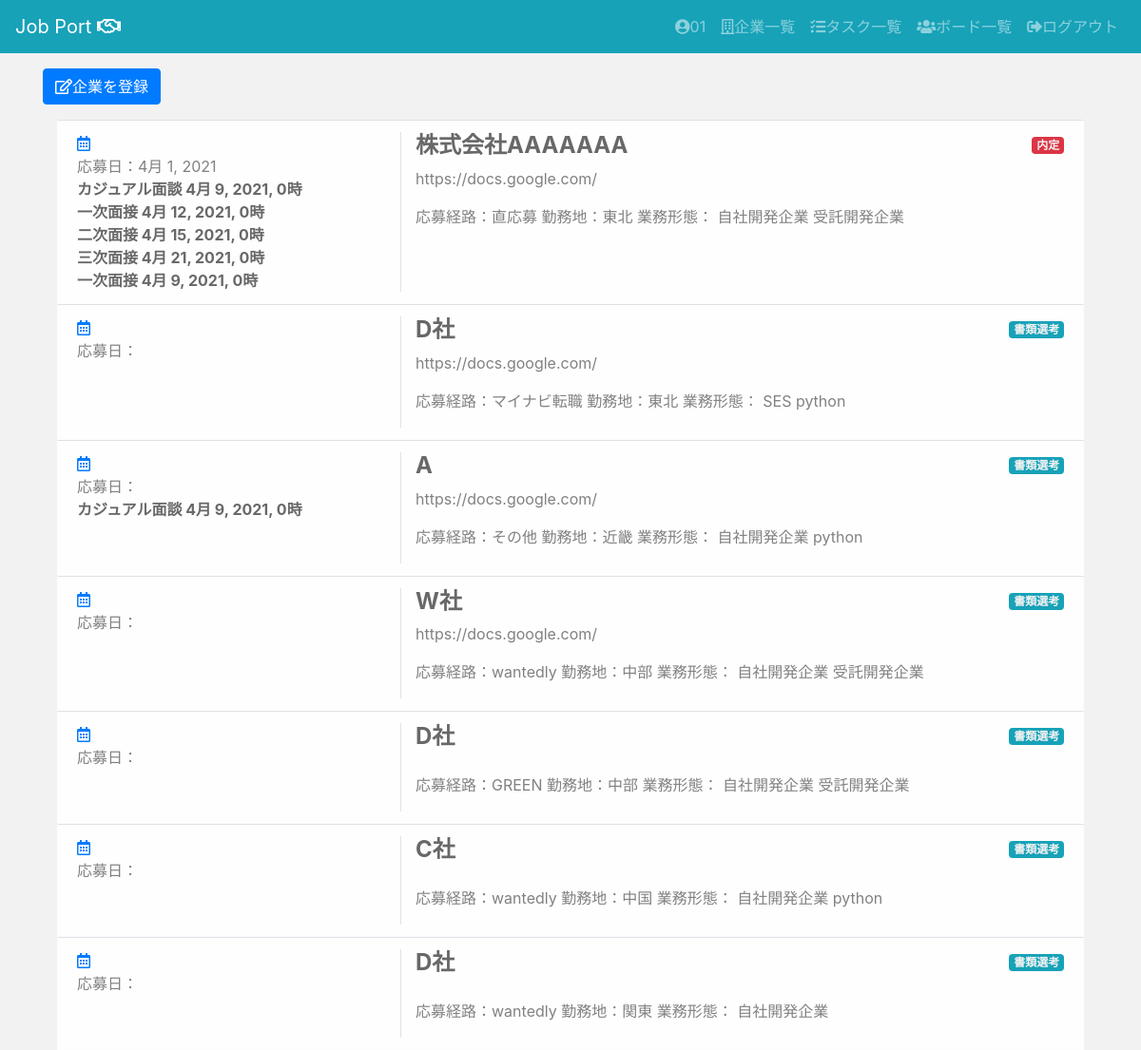
The page /jpapp/companies/ (signed in) on the database its author committed.
### jpapp/models.py (models this page shows, shortened)
class Company(models.Model):
    company_name = models.CharField(max_length=200,)
    url = models.URLField(blank=True,null=True,)
    route = models.IntegerField(
        choices = CHOICE1,
        blank=True,
        null=True,
    )
    location = models.IntegerField(
        choices = CHOICE2,
        blank=True,
        null=True,
    )
    tag = models.ManyToManyField(Tag, blank=True)
    description = models.TextField(blank=True,null=True,)
    phase = models.IntegerField(
        choices = CHOICE3,
        default='0',
    )
    application_date = models.DateField(blank=True,null=True,)
    user = models.ForeignKey(User, on_delete=models.CASCADE)

class Interview(models.Model):
    interview_phase = models.IntegerField(
      choices = CHOICE4,
      default='0'
    )
    interview_datetime = models.DateTimeField()
    interview_description = models.TextField()
    company = models.ForeignKey(Company, on_delete=models.CASCADE)
    user = models.ForeignKey(User, on_delete=models.CASCADE)

class Tag(models.Model):
    tag_name = models.CharField(max_length=32)
    def __str__(self):
        return self.tag_name

### jpapp/views.py (the view)
# urls.py: path("companies/", views.CompanyListView.as_view(), name="companies_list"),
class CompanyListView(LoginRequiredMixin, ListView):
    model = Company
    template_name = "jpapp/companies/list.html"
    def get_queryset(self):
        current_user = self.request.user
        if current_user.is_superuser: # スーパーユーザの場合、リストにすべてを表示する。
            company_list = Company.objects.all()
            for company in company_list:
                company.tag_list = company.tag.all().select_related()
            return company_list
        else: # 一般ユーザは自分のレコードのみ表示する。
            company_list = Company.objects.filter(user=current_user.id)
            for company in company_list:
                company.tag_list = company.tag.all().select_related()
            return company_list

### templates/jpapp/companies/list.html
{% extends "jpapp/base.html" %}
{% block content %}
<div class="container">
  <a class="btn btn-primary my-3" href="{% url 'jpapp:companies_create' %}" role="button"><i class="far fa-edit"></i>企業を登録</a>
  <div class="container">
  {% for list in company_list %}
  <div class="alert alert-light border-top rounded-0" role="alert">
    <div class="row">
      <div class="col-sm-4 border-right">
        <a href="{% url 'jpapp:interviews_create' %}"><i class="far fa-calendar-alt"></i></a><br>
        応募日：{{ list.application_date|default_if_none:" " }}<br>
        {% for interview in list.interview_set.all %}
        <a href="{% url 'jpapp:interviews_detail' interview.pk %}" class="alert-link">{{ interview.get_interview_phase_display }} {{ interview.interview_datetime }}</a><br>
        {% endfor %}
      </div>
      <div class="col-sm-8">
        <div class="company_title">
          <div>
            <h4><a href="{% url 'jpapp:companies_detail'  list.pk %}" class="alert-link">{{ list.company_name }}</a></h4>
          </div>
          <div>
            {% if list.phase == 7 %}
            <span class="badge bg-dark">{{ list.get_phase_display }}</span>
            {% elif list.phase == 6 %}
            <span class="badge bg-danger">{{ list.get_phase_display }}</span>
            {% elif list.phase == 0 %}
            <span class="badge bg-info">{{ list.get_phase_display }}</span>
            {% else %}
            <span class="badge bg-success">{{ list.get_phase_display }}</span>
            {% endif %}
          </div>
        </div>
        <div>
          <p>{{ list.url|default_if_none:" "  }}</p>
          <p>
          応募経路：{{ list.get_route_display }}
          勤務地：{{ list.get_location_display }}
          業務形態：
          {% for tag in list.tag.all %}
          {{ tag }}
          {% endfor %}
          </p>
        </div>
      </div>
    </div>
  </div>
  {% endfor %}
</div>
{% endblock %}

### templates/jpapp/base.html (shortened to what this page needs)
{% load static %}
<!doctype html>
<html lang="ja">
  <head>
    <link rel="stylesheet" href="https://stackpath.bootstrapcdn.com/bootstrap/4.3.1/css/bootstrap.min.css">
    <link href="https://use.fontawesome.com/releases/v5.6.1/css/all.css" rel="stylesheet">
    <link rel="stylesheet" type="text/css" href="{% static 'jpapp/custom.css' %}">
    <link href="https://use.fontawesome.com/releases/v5.6.1/css/all.css" rel="stylesheet">
  </head>
  <body>
    <header>
      <nav class="navbar navbar-expand-lg navbar-dark bg-info">
        <a class="navbar-brand" href="{% url 'jpapp:index' %}">Job Port <i class="far fa-handshake"></i></a>
        <div class="collapse navbar-collapse" id="navbarSupportedContent">
          <ul class="navbar-nav">
            {% if request.user.is_authenticated %}
            <li class="nav-item">
              <a class="nav-link" href="{% url 'jpapp:users_detail' request.user.pk %}"><i class="fas fa-user-circle"></i>{{ request.user.username }}</a>
            </li>
            <li class="nav-item">
              <a class="nav-link" href="{% url 'jpapp:companies_list' %}"><i class="far fa-building"></i>企業一覧</a>
            </li>
            <li class="nav-item">
              <a class="nav-link" href="{% url 'jpapp:tasks_list' %}"><i class="fas fa-tasks"></i>タスク一覧</a>
            </li>
            <li class="nav-item">
              <a class="nav-link" href="{% url 'jpapp:boards_list' %}"><i class="fas fa-users"></i>ボード一覧</a>
            </li>
            <li class="nav-item">
              <a class="nav-link" href="{% url 'logout' %}"><i class="fas fa-sign-out-alt"></i>ログアウト</a>
            </li>
            {% endif %}
          </ul>
        </div>
      </nav>
    </header>
    <main>
      {% block content %}
      {% endblock %}
    </main>
  </body>
</html>

### static/jpapp/custom.css (style rules this page uses)
body { background-color: #F2F2F2; }
.alert { margin-bottom: 0rem; }
.badge { color: #F2F2F2; }
.company_title { display: flex; justify-content: space-between; }

### rows shown on the page
Company: application_date "4月 1, 2021", company_name "株式会社AAAAAAA", phase "内定", url "https://docs.google.com/", route "直応募", location "東北"
Interview: interview_phase "カジュアル面談", interview_datetime "4月 9, 2021, 0時"
Interview: interview_phase "一次面接", interview_datetime "4月 12, 2021, 0時"
Interview: interview_phase "二次面接", interview_datetime "4月 15, 2021, 0時"
Interview: interview_phase "三次面接", interview_datetime "4月 21, 2021, 0時"
Interview: interview_phase "一次面接", interview_datetime "4月 9, 2021, 0時"
Tag: tag_name "自社開発企業"
Tag: tag_name "受託開発企業"
Company: company_name "D社", phase "書類選考", url "https://docs.google.com/", route "マイナビ転職", location "東北"
Tag: tag_name "SES"
Tag: tag_name "python"
Company: company_name "A", phase "書類選考", url "https://docs.google.com/", route "その他", location "近畿"
Interview: interview_phase "カジュアル面談", interview_datetime "4月 9, 2021, 0時"
Company: company_name "W社", phase "書類選考", url "https://docs.google.com/", route "wantedly", location "中部"
Company: company_name "D社", phase "書類選考", route "GREEN", location "中部"
Company: company_name "C社", phase "書類選考", route "wantedly", location "中国"
Company: company_name "D社", phase "書類選考", route "wantedly", location "関東"

### other values the page prints
{{ request.user.username }} "01"
